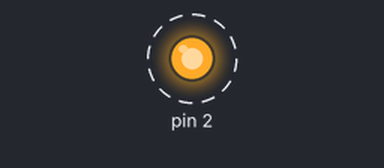
A sketch run on a simulated Arduino Uno, built with avr-gcc and run on an emulated ATmega328P. Parts: output pins drawn as LEDs (lit = HIGH). Dashed ring = blinking.

Above: at 0.05 s.
Timing chart, 0 to 3.0 s (numbered marks = the images above):
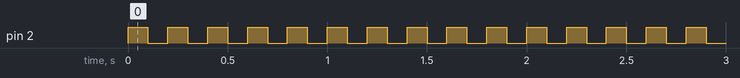

Measured:
- by itself, pin 2: alternates HIGH for 0.10 s and LOW for 0.10 s

The sketch:

LightTest.ino
```cpp
void setup() {
  pinMode(2, OUTPUT);

}

void loop() {
  digitalWrite(2, HIGH);
  delay(100);
  digitalWrite(2, LOW);
  delay(100);

}
```
